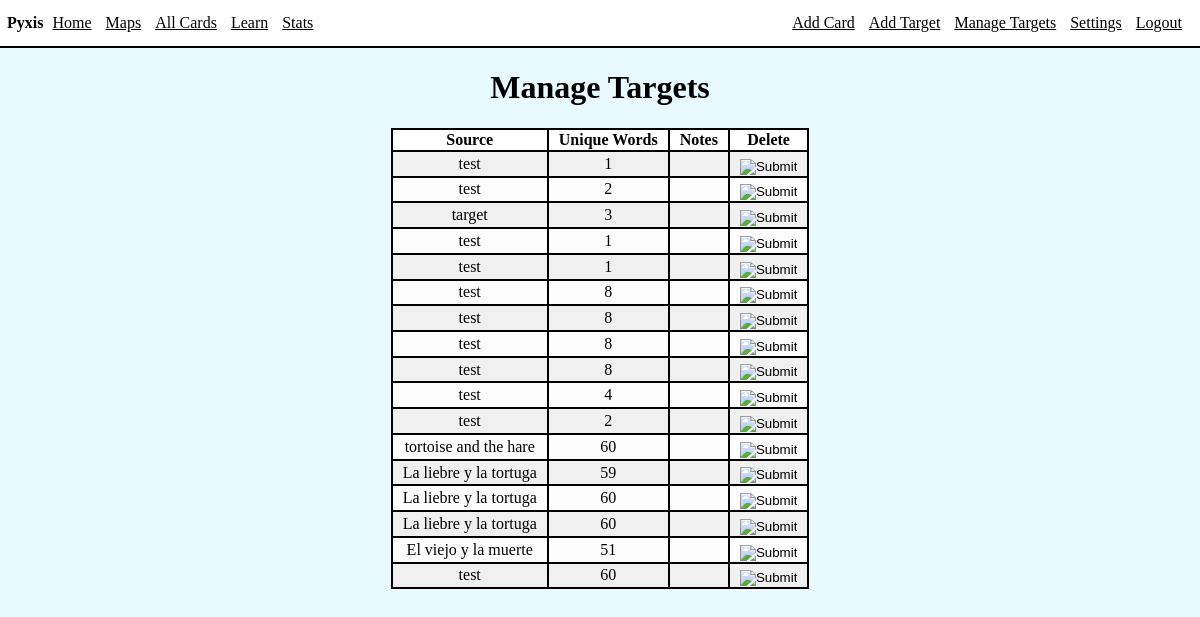
Before: /viewTargets (signed in) with the older database file.
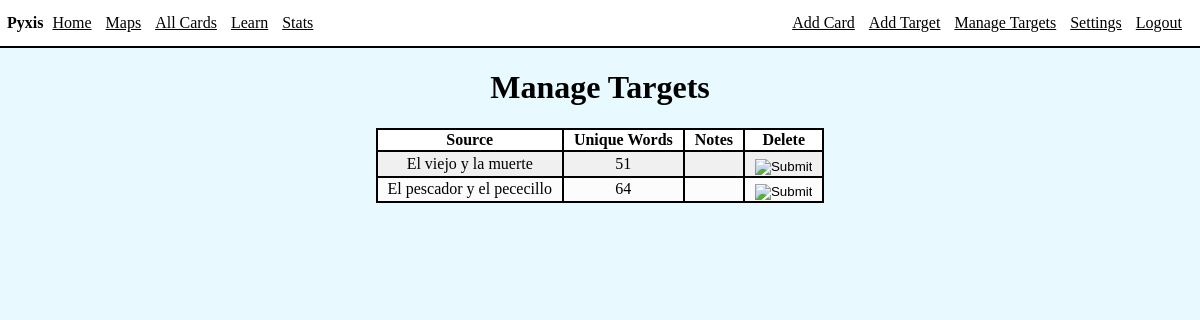
After: the same page with the newer database file.
### app/models.py (models this page shows, shortened)
class Target(db.Model):
    id = db.Column(db.Integer, index=True, primary_key=True)
    source = db.Column(db.String(100), index=True)
    content = db.Column(db.String(1000), index=True)
    category = db.Column(db.String(200), index=True)
    notes = db.Column(db.String(400), index=True)
    uniqueWordCount = db.Column(db.Integer)

### app/routes.py (the view)
@app.route('/viewTargets')
@login_required
def viewTargets():
    targets = Target.query.filter()
    return render_template('viewTargets.html', title='View Targets', targets=targets)

### app/models.py (called while the page is built)
@login.user_loader
def load_user(id):
    return User.query.get(int(id))

### app/templates/viewTargets.html
{% extends "base.html" %}
{% block content %}
<div class="int">
    <div class="cent">
    <h1>Manage Targets</h1>
    <table>
        <thead>
            <th>Source</th>
            <th>Unique Words</th>
            <th>Notes</th>
            <th>Delete</th>
        </thead>
        <tbody>
        {% for target in targets %}
        <tr>
            <td>{{ target.source }}</td>
            <td>{{ target.uniqueWordCount }}</td>
            <td>{{ target.notes }}</td>
            <td>
                <form action="{{ url_for('deleteTarget', targetID=target.id) }}" method="POST">
                    <input type="image" class="btnimg" src="../static/images/delete.png">
                </form>
            </td>
        </tr>
        {% endfor %}
        </tbody>
    </table>
    </div>
</div>
{% endblock %}

Changed rows visible on the page:
removed Target: source "test", uniqueWordCount "1"
removed Target: source "test", uniqueWordCount "2"
removed Target: source "target", uniqueWordCount "3"
removed Target: source "test", uniqueWordCount "1"
removed Target: source "test", uniqueWordCount "1"
removed Target: source "test", uniqueWordCount "8"
removed Target: source "test", uniqueWordCount "8"
removed Target: source "test", uniqueWordCount "8"
removed Target: source "test", uniqueWordCount "8"
removed Target: source "test", uniqueWordCount "4"
removed Target: source "test", uniqueWordCount "2"
removed Target: source "tortoise and the hare", uniqueWordCount "60"
removed Target: source "La liebre y la tortuga", uniqueWordCount "59"
removed Target: source "La liebre y la tortuga", uniqueWordCount "60"
removed Target: source "La liebre y la tortuga", uniqueWordCount "60"
removed Target: source "test", uniqueWordCount "60"
added Target: source "El pescador y el pececillo", uniqueWordCount "64"
